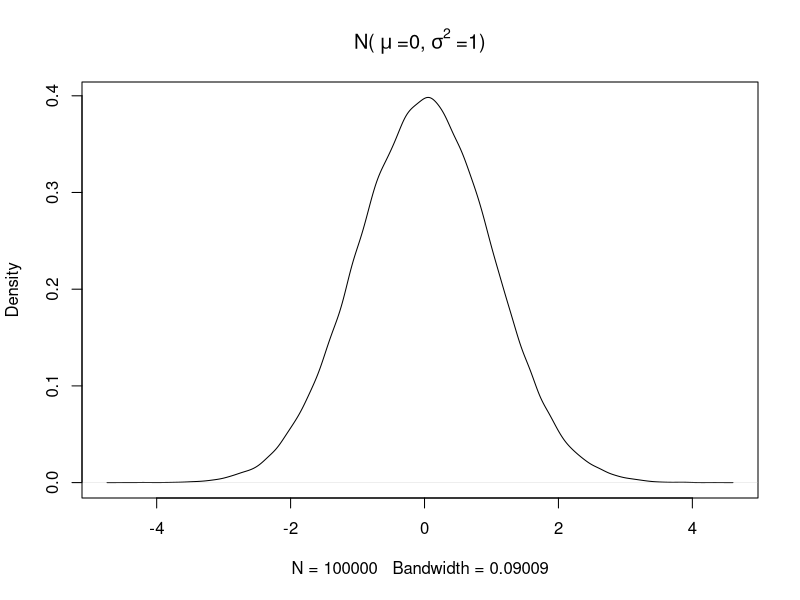
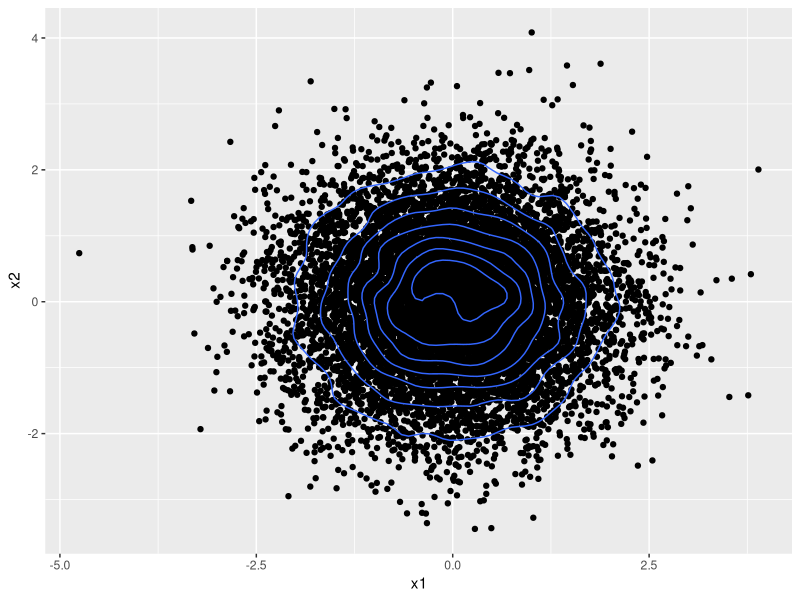
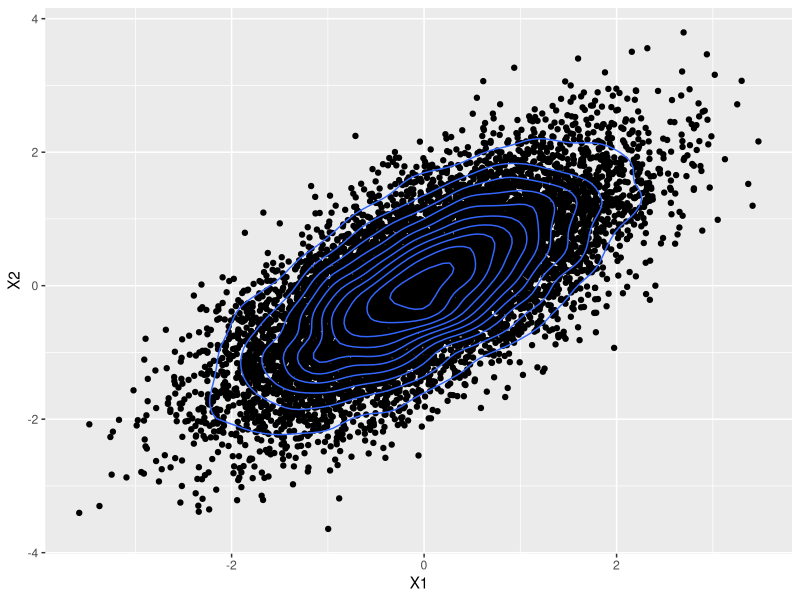
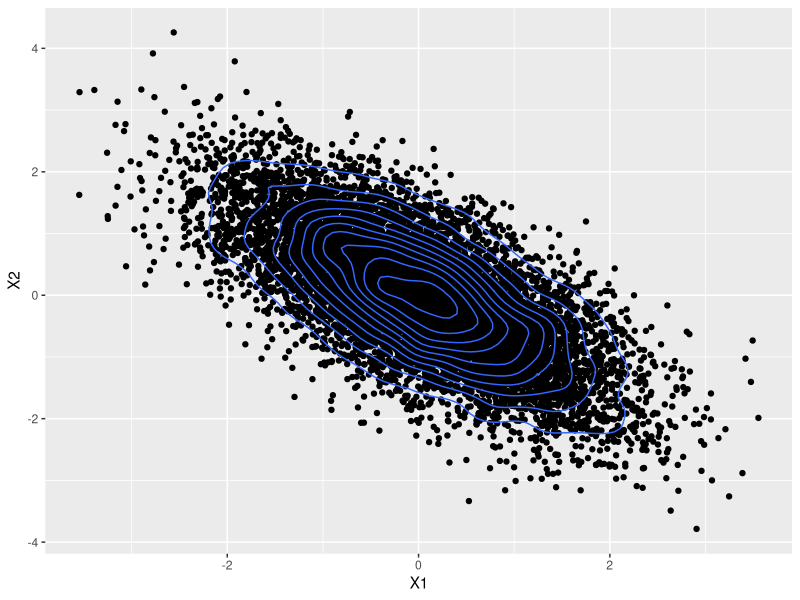
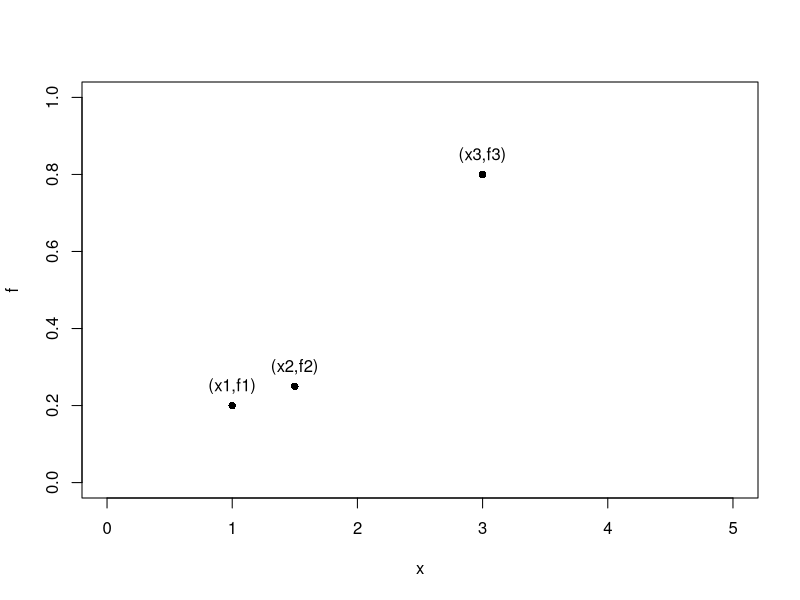
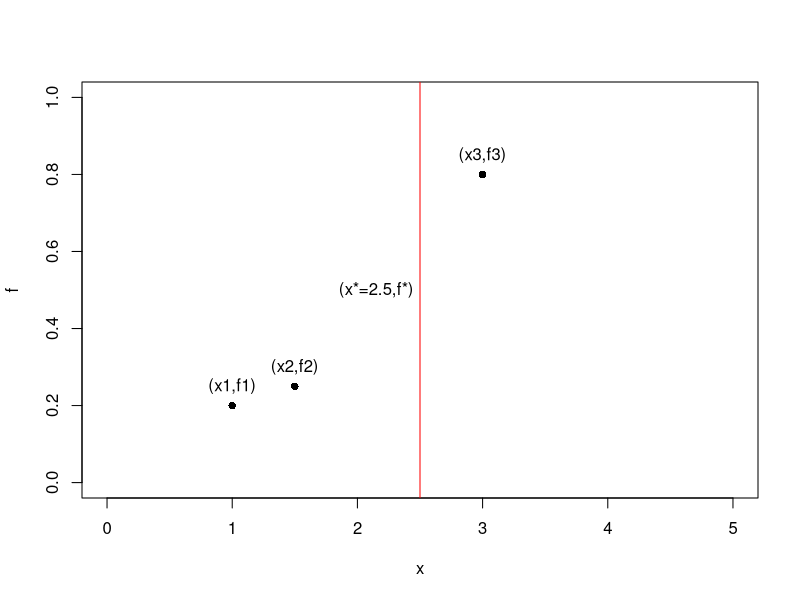
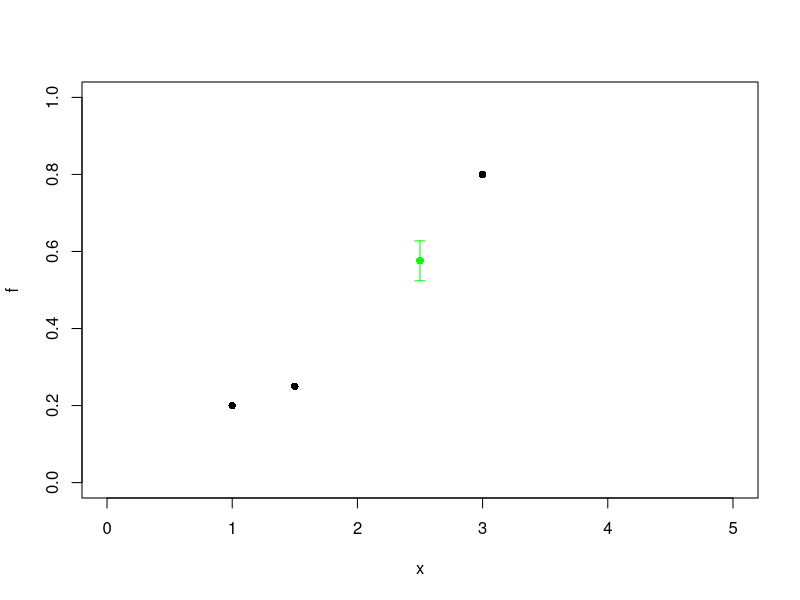
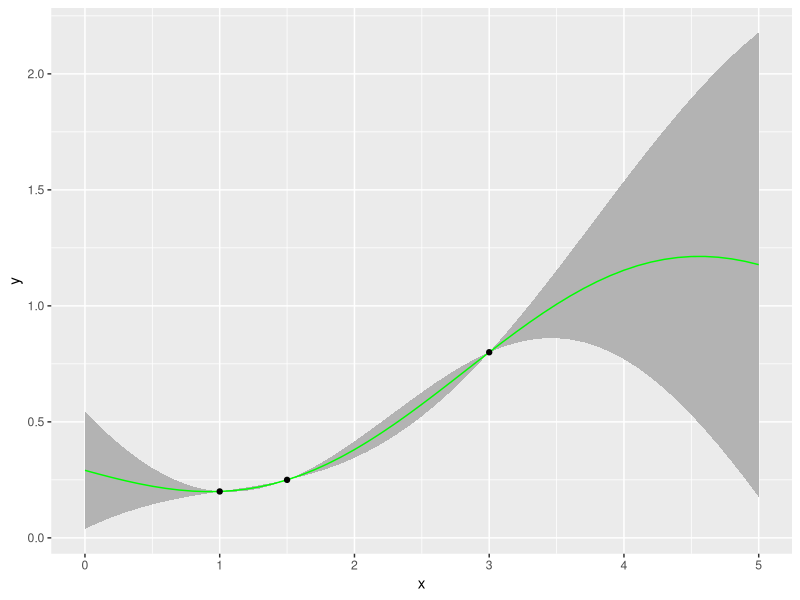

R code for these plots, in order:
## ---- chunk 1
knitr::opts_chunk$set(echo = TRUE)
## ---- chunk 2
set.seed(0)
plot(density(rnorm(100000)),main = bquote("N("~mu~"=0,"~sigma^2~"=1)"))
## ---- chunk 3
library(ggplot2)
df = data.frame(x= rnorm(10000),y =rnorm(10000))
ggplot(df,aes(x=x,y=y)) + geom_point()+geom_density_2d()+labs(x='x1',y='x2')
## ---- chunk 4
library(mvtnorm)
gaussian_2d <- data.frame(rmvnorm(10000,mean= c(0,0),sigma = matrix(c(1,0.7,0.7,1),ncol=2)))
ggplot(gaussian_2d,aes(x=X1,y=X2)) + geom_point()+geom_density_2d() 

## ---- chunk 5
library(mvtnorm)
gaussian_2d <- data.frame(rmvnorm(10000,mean= c(0,0),sigma = matrix(c(1,-0.7,-0.7,1),ncol=2)))
ggplot(gaussian_2d,aes(x=X1,y=X2)) + geom_point()+geom_density_2d() 
## ---- chunk 6
library(gganimate)
library(tidyr)
library(dplyr)
library(magrittr)

#Select top 10 rows for visualization
viz_data <- head(gaussian_2d,10)
viz_data$set <- as.integer(c(1:10))
#Convert to long format
viz_data_long <- gather(viz_data,key='datapoint',value='y',-set) %>% arrange(set) %>% 
                    select(-datapoint) %>% 
                      mutate(x = rep(c(1,2),length(unique(viz_data$set)))) %>%
                        select(set,x,y)


## ---- chunk 7

ggplot(viz_data_long,aes(x=x,y=y,group=set)) + geom_point() + 
  geom_line(col='cornflowerblue')+ transition_time(set)
## ---- chunk 8
N  <- 10 # dimension of required cov matrix
cov_mat <- diag(N)

vec <- seq(1,0.1,by = -1/N)[2:N]

for(i in 1:(N-1)){
  cov_mat[i,(i+1):N] <- cov_mat[(i+1):N,i] <- vec[1:(N-i)]
}

rownames(cov_mat) <- colnames(cov_mat)<- paste0('X',c(1:10))
print(cov_mat)
## ---- chunk 9
gaussian_10d <- data.frame(rmvnorm(10,mean= rep(0,10),sigma = cov_mat))
viz_data <- gaussian_10d
viz_data$set <- as.integer(c(1:10))
#Convert to long format
viz_data_long <- gather(viz_data,key='datapoint',value='y',-set) %>% arrange(set) %>% 
                    select(-datapoint) %>% 
                      mutate(x = rep(c(1:10),length(unique(viz_data$set)))) %>%
                        select(set,x,y)




## ---- chunk 10
ggplot(viz_data_long,aes(x=x,y=y,group=set)) + geom_point() + 
  geom_line(col='cornflowerblue')+ transition_time(set)
## ---- chunk 11

plot(data.frame(x = c(1,1.5,3) , f = c(0.2,0.25,0.8)),xlim=c(0,5),ylim = c(0,1),pch=16)
text(x=c(1,1.5,3),y = c(0.25,0.3,0.85),labels=c('(x1,f1)','(x2,f2)','(x3,f3)'))
## ---- chunk 12
library(kernlab)
rbfkernel <- rbfdot(sigma = 0.1) # Set value of hyperparameter
point1 <- c(1)
point2 <- c(1.5)
point3 <- c(3)

K12 <- K21 <- rbfkernel(point1,point2)
K23 <- K32 <- rbfkernel(point2,point3)
K13 <- K31 <-rbfkernel(point1,point3)
K11 <- rbfkernel(point1,point1)
K22 <- rbfkernel(point2,point2)
K33 <- rbfkernel(point3,point3)


K <- matrix(c(K11,K12,K13,K21,K22,K23,K31,K32,K33),byrow=TRUE,nr=3)
print(K)

## ---- chunk 13
plot(data.frame(x = c(1,1.5,3) , f = c(0.2,0.25,0.8)),xlim=c(0,5),ylim = c(0,1),pch=16)
abline(v= 2.5,col='red')
text(x=c(1,1.5,3,2.15),y = c(0.25,0.3,0.85,0.5),labels=c('(x1,f1)','(x2,f2)','(x3,f3)','(x*=2.5,f*)'))
## ---- chunk 14

f <- c(0.2,0.25,0.8)

point_star <- c(2.5)

K1star <- Kstar1 <- rbfkernel(point1,point_star)
K2star <- Kstar2 <- rbfkernel(point2,point_star)
K3star <- Kstar3 <-rbfkernel(point3,point_star)
Kstarstar <- rbfkernel(point_star,point_star)

Kstar = c(K1star,K2star,K3star)
Kstar_t = t(Kstar)
K_inv = solve(K)

##The mean##
mu_star = Kstar_t%*%K_inv%*%f

##The  standard deviation##
sigma_star = sqrt(Kstarstar - Kstar_t%*%K_inv%*%Kstar)

print(paste0('Mean of f* = ',mu_star))
print(paste0('Standard deviation of f* = ',sigma_star))

## ---- chunk 15
plot(data.frame(x = c(1,1.5,3,point_star) , f = c(0.2,0.25,0.8,mu_star)),xlim=c(0,5),ylim = c(0,1),pch=16, col = c(rep('black',3),'green'))
arrows(point_star,mu_star - 1.96*sigma_star,point_star,mu_star + 1.96*sigma_star,length = 0.05,angle=90,
       code=3,col='green')


## ---- chunk 16

predict <- function(input){
  
  point_star <- input

  K1star <- Kstar1 <- rbfkernel(point1,point_star)
  K2star <- Kstar2 <- rbfkernel(point2,point_star)
  K3star <- Kstar3 <-rbfkernel(point3,point_star)
  Kstarstar <- rbfkernel(point_star,point_star)

  Kstar = c(K1star,K2star,K3star)
  Kstar_t = t(Kstar)
  K_inv = solve(K)

  ##The mean##
  mu_star = Kstar_t%*%K_inv%*%f

  ##The standard deviation##
  sigma_star = tryCatch(sqrt(Kstarstar - Kstar_t%*%K_inv%*%Kstar),
                        warning = function(e){0})
  
  return(c(mu_star,sigma_star))
}

##Vector of points to generate predictions on
x <- seq(0,5,by=0.1)

predictions <- sapply(x,predict)
mean <- predictions[1,]
#lower bound
lb <- predictions[1,] - 1.96*predictions[2,]
#upper bound
ub <-predictions[1,] + 1.96*predictions[2,]
#Bind together in a dataframe
preds <- data.frame(cbind(x,mean,lb,ub))
#Inputs
inputs <-  data.frame(x=c(point1,point2,point3),f=f)


ggplot(preds,aes(x=x,y=mean)) + 
  geom_ribbon(aes(x=x,ymin=lb,ymax=ub),fill='grey70')+
  geom_line(col='green')+
  geom_point(data=inputs,mapping=aes(x=x,y=f))+labs(y='y')
  

## ---- chunk 17
x_vec <- seq(-5,5,by=0.1)
rbfkernel <- rbfdot(sigma = 1) # Set value of hyperparameter
cov_mat <- kernelMatrix(rbfkernel,x_vec,x_vec)

gp_prior <- data.frame(t(rmvnorm(5,mean= rep(0,length(x_vec)),sigma = cov_mat)))


matplot(x=x_vec,y = gp_prior,lty=1,type='l',xlab ='x',ylab = 'y',col=c(1:10))
## ---- chunk 18
plot(x=x_vec,y=sin(x_vec),type='l',xlab='x',ylab='y')
points(x=c(0.5,2,3),y=sin(c(0.5,2,3)),pch =16)

## ---- chunk 19
train_x <- c(0.5,2,3)
test_x <- x_vec
f <- sin(train_x)
K <- kernelMatrix(rbfkernel,train_x,train_x)
K_star <- kernelMatrix(rbfkernel,train_x,test_x)
K_starstar <- kernelMatrix(rbfkernel,test_x,test_x)
K_inv <- solve(K)

## ---- chunk 20

mu_star <- t(K_star)%*%K_inv%*%f
Sigma_star <- K_starstar - t(K_star)%*%K_inv%*%K_star
## ---- chunk 21
gp_posterior <- data.frame(t(rmvnorm(5,mean= rep(0,length(mu_star)),sigma = Sigma_star)) + as.vector(mu_star))
matplot(x=test_x,y = gp_posterior,lty=1,type='l',xlab ='x',ylab = 'y',col=c(1:10))
lines(x=x_vec,y=sin(x_vec),lty=2,lwd=2)
points(x=train_x,y=f,pch=16)
